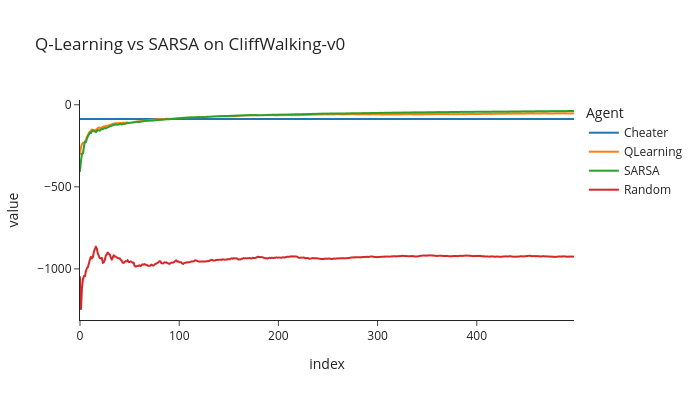

Write notebook code for a chart like this one.
### Markdown cell above
## Bonus - build your own CliffWalking environment

> ```yaml
> Difficulty: 🔴🔴🔴🔴🔴
> Importance: 🔵⚪⚪⚪⚪
> 
> You should spend up to 30-45 minutes on this exercise, if you choose to do it (but we recommend you skip it for now).
> ```

You should return to this exercise at the end if you want to. For now, you should progress to part 2️⃣.

You can modify the code used to define the `Norvig` class to define your own version of `CliffWalking-v0`. You can do this without guidance, or you can get some more guidance from the hint below.

Some notes for this task:

* The random agent will take a *very* long time to accidentally stumble into the goal state, and will slow down learning. You should probably neglect it.
* As soon as you hit the cliff, you should immediately move back to the start square, i.e. in pseudocode:
    ```python
    if new_state in cliff:
        new_state = start_state
        reward -= 100
    ```
    This means you'll never calculate Q from the cliff, so your Q-values will always be zero here.


<details>
<summary>Hints (for both methods)</summary>

The main way in which the `CliffWalking` environment differs from the `Norvig` gridworld is that the former has cliffs while the latter has walls. Cliffs and walls have different behaviour; you can see how the cliffs affect the agent by visiting the documentation page for `CliffWalking-v0`.

#### `__init__`

This mainly just involves changing the dimensions of the space, position of the start and terminal states, and parameters like `penalty`. Also, rather than walls, you'll need to define the position of the **cliffs** (which behave differently).

#### `dynamics`

You'll need to modify `dynamics` in the following two ways:

* Remove the slippage probability (although it would be interesting to experiment with this and see what effect it has!)
* Remove the "when you hit a wall, you get trapped forever" behaviour, and replace it with "when you hit a cliff, you get a reward of -100 and go back to the start state".

</details>

### Code cell
class CliffWalking(Environment):
    def __init__(self, penalty=-1):
        self.height = 4
        self.width = 12
        self.penalty = penalty
        num_states = self.height * self.width
        num_actions = 4
        self.states = np.array([[x, y] for y in range(self.height) for x in range(self.width)])
        self.actions = np.array([[0, -1], [1, 0], [0, 1], [-1, 0]])  # up, right, down, left
        self.dim = (self.height, self.width)

        # special states: tuples of state and reward
        # all other states get penalty
        start = 36
        terminal = np.array([47], dtype=int)
        self.cliff = np.arange(37, 47, dtype=int)
        self.goal_rewards = np.array([1.0, -1.0])

        super().__init__(num_states, num_actions, start=start, terminal=terminal)

    def dynamics(self, state: int, action: int) -> tuple[Arr, Arr, Arr]:
        """
        Returns tuple of (out_states, out_rewards, out_probs) for this given (state, action) pair.
        """

        # if cliff, move to start and return
        if state in self.cliff:
            return [self.start], [-100], [1]

        # if top of grid and move up, stay here
        if state < self.width and action == 0:
            return [state], [-1], [1]
        
        # if left of grid and move left, stay here
        if state % self.width == 0 and action == 3:
            return [state], [-1], [1]
        
        # if right of grid and move right, stay here
        if state % self.width == (self.width - 1) and action == 1:
            return [state], [-1], [1]
        
        # if non cliff bottom and move is bottom, stay here
        if state == self.start and action == 2:
            return [state], [-1], [1]
        
        if state in self.terminal:
            return [state], [-1], [1]
        
        # otherwise move to desired position, and return
        next_state = state

        # up
        if action == 0:
            next_state = state - self.width
        # right
        elif action == 1:
            next_state = state + 1
        # down
        elif action == 2:
            next_state = state + self.width
        # left
        elif action == 3:
            next_state = state - 1

        if next_state in self.cliff:
            return [self.start], [-100], [1]
        else:
            return [next_state], [-1], [1]


    @staticmethod
    def render(Q: Arr, name: str):
        V = Q.max(axis=-1).reshape(4, 12)
        pi = Q.argmax(axis=-1).reshape(4, 12)
        cliffwalk_imshow(V, pi, title=f"CliffWalking: {name} Agent")


gym.envs.registration.register(
    id="CliffWalking-myversion",
    entry_point=DiscreteEnviroGym,
    max_episode_steps=200,
    nondeterministic=True,
    kwargs={"env": CliffWalking(penalty=-1)},
)
gamma = 0.99
seed = 0
config_cliff = AgentConfig(epsilon=0.1, lr=0.1, optimism=0)
env = gym.make("CliffWalking-myversion")
n_runs = 500
args_cliff = (env, config_cliff, gamma, seed)

agents = [Cheater(*args_cliff), QLearning(*args_cliff), SARSA(*args_cliff), Random(*args_cliff)]
returns_list = []
name_list = []

for agent in agents:
    returns = agent.train(n_runs)[1:]
    returns_list.append(utils.cummean(returns))
    name_list.append(agent.name)

line(
    returns_list,
    names=name_list,
    template="simple_white",
    title="Q-Learning vs SARSA on CliffWalking-v0",
    labels={"x": "Episode", "y": "Avg. reward", "variable": "Agent"},
    width=700,
    height=400,
)

### Figure 1 — Plotly figure (JSON) as saved in the notebook; plotly's stock layout.template omitted (floating-point values rounded to 4 significant figures; data arrays with more than 128 entries replaced by an {"elided": "..."} marker saying what was removed)
{"data": [{"hovertemplate": "Agent=wide_variable_0<br>index=%{x}<br>value=%{y}<extra></extra>", "legendgroup": "wide_variable_0", "line": {"color": "#1F77B4", "dash": "solid"}, "marker": {"symbol": "circle"}, "mode": "lines", "name": "Cheater", "showlegend": true, "type": "scattergl", "x": {"elided": "499 int values"}, "xaxis": "x", "y": {"elided": "499 float values"}, "yaxis": "y"}, {"hovertemplate": "Agent=wide_variable_1<br>index=%{x}<br>value=%{y}<extra></extra>", "legendgroup": "wide_variable_1", "line": {"color": "#FF7F0E", "dash": "solid"}, "marker": {"symbol": "circle"}, "mode": "lines", "name": "QLearning", "showlegend": true, "type": "scattergl", "x": {"elided": "499 int values"}, "xaxis": "x", "y": {"elided": "499 float values"}, "yaxis": "y"}, {"hovertemplate": "Agent=wide_variable_2<br>index=%{x}<br>value=%{y}<extra></extra>", "legendgroup": "wide_variable_2", "line": {"color": "#2CA02C", "dash": "solid"}, "marker": {"symbol": "circle"}, "mode": "lines", "name": "SARSA", "showlegend": true, "type": "scattergl", "x": {"elided": "499 int values"}, "xaxis": "x", "y": {"elided": "499 float values"}, "yaxis": "y"}, {"hovertemplate": "Agent=wide_variable_3<br>index=%{x}<br>value=%{y}<extra></extra>", "legendgroup": "wide_variable_3", "line": {"color": "#D62728", "dash": "solid"}, "marker": {"symbol": "circle"}, "mode": "lines", "name": "Random", "showlegend": true, "type": "scattergl", "x": {"elided": "499 int values"}, "xaxis": "x", "y": {"elided": "499 float values"}, "yaxis": "y"}], "layout": {"height": 400, "hovermode": "x unified", "legend": {"title": {"text": "Agent"}, "tracegroupgap": 0}, "title": {"text": "Q-Learning vs SARSA on CliffWalking-v0"}, "width": 700, "xaxis": {"anchor": "y", "domain": [0, 1], "title": {"text": "index"}}, "yaxis": {"anchor": "x", "domain": [0, 1], "title": {"text": "value"}}}}
